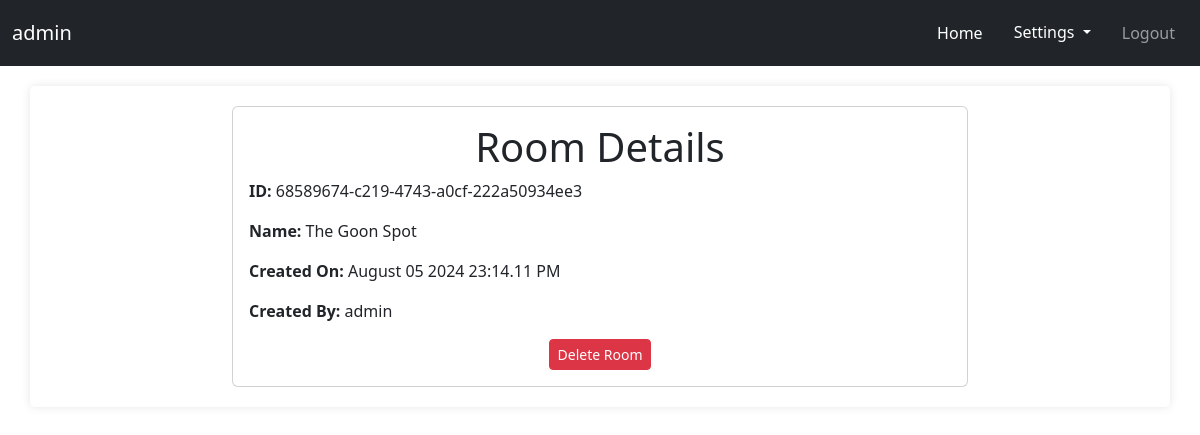
/chat/room-detailed/68589674-c219-4743-a0cf-222a50934ee3 (signed in), run on the app's committed database.
### database/models/sqlalchemy_models.py (models this page shows)
class User(UserMixin, Base):
    __tablename__ = 'users'
    id = Column(String, primary_key=True)
    username = Column(String(100), unique=True)
    password = Column(String(100))
    meta_data = Column(Text)

class ChatRoom(Base):
    __tablename__ = 'chat_rooms'
    id = Column(String, primary_key=True)
    name = Column(String(255), nullable=True)
    creation_date = Column(DateTime, nullable=False)
    room_creator_id = Column(String(255), nullable=False)

### routes/chat.py (the view)
@chat.route('/room-detailed/<string:room_id>')
@login_required
def room_detailed(room_id):
    with database_manager as session:
        room = session.query(database_manager.ChatRoom).filter_by(id=room_id).first()
        room.creation_date_filtered  = room.creation_date.strftime('%B %d %Y %H:%M.%S %p')
        room.room_creator = session.query(database_manager.User).filter_by(id=room.room_creator_id).first()
    return render_template('room-detailed.html', room=room)

### database/db_manager.py (called while the page is built)
    def __enter__(self):
        session_factory = sessionmaker(bind=self.engine)
        session = scoped_session(session_factory)
        self.session = session()
        return self.session

    def __exit__(self, ext_type, exc_value, traceback):
        self.session.close()
        if isinstance(exc_value, Exception):
            self.session.rollback()
            print(f"DATABASE ERROR OCCURRED: {exc_value} ROLLING BACK CHANGES")
        else:
            self.session.commit()
        self.session.close()

### templates/chat/room-detailed.html
{% extends "base.html" %}
{% block content %}
<div class="container">
  <div class="row justify-content-center">
    <div class="col-md-8">
      <div class="card">
        <div class="card-body">
          <h1 class="card-title text-center">Room Details</h1>
          <div class="row">
            <div class="col-md-12">
              <div class="mb-3">
                <strong>ID:</strong> {{ room.id }}
              </div>
              <div class="mb-3">
                <strong>Name:</strong> {{ room.name }}
              </div>
              <div class="mb-3">
                <strong>Created On:</strong> {{ room.creation_date_filtered }}
              </div>
              <div class="mb-3">
                <strong>Created By:</strong> {{ room.room_creator.username }}
              </div>
              <div class="text-center">
                <form action="{{ url_for('api.delete_room', room_id=room.id) }}" method="post" id="contactForm" autocomplete="off">
                  <button type="submit" class="btn btn-danger btn-sm" id="submit-btn">Delete Room</button>
                </form>
              </div>
            </div>
          </div>
        </div>
      </div>
    </div>
  </div>
</div>
{% endblock %}

### templates/navbar.html (shortened to what this page needs)
{% block content %}
    <nav class="navbar navbar-expand-lg navbar-dark bg-dark">
      <div class="container-fluid">
        <a class="navbar-brand" href="{{ url_for('admin.index') }}">{{ current_user.username }}</a>
        <div class="collapse navbar-collapse" id="navbarNav">
          <ul class="navbar-nav ms-auto">
            <li class="nav-item">
              <a class="nav-link active" href="{{ url_for('chat.index') }}">Home</a>
            </li>
            {% if current_user.is_authenticated %}
              <li class="nav-item">
                <div class="dropdown">
                  <button class="btn btn-dark dropdown-toggle" type="button" id="dropdownMenuButton2" data-bs-toggle="dropdown" aria-expanded="false">
                    Settings
                  </button>
                </div>
              </li>
              <li class="nav-item">
                <a class="nav-link" href="{{ url_for('auth.logout') }}">Logout</a>
              </li>
            {% endif %}
          </ul>
        </div>
      </div>
    </nav>
{% endblock %}

### static/css/styles.css (style rules this page uses)
body { font-family: Arial, sans-serif; background-color: #f8f9fa; text-align: center; margin: 0; padding: 0; }
ul, li, label { text-align: center; }
h1, h5 { text-align: center; color: #333; }
a { color: #007BFF; font-size: 18px; }
.container { max-width: 90%; margin: 20px auto; padding: 20px; background-color: #fff; border-radius: 5px; box-shadow: 0 0 10px rgba(0, 0, 0, 0.1); }
.nav-item { margin: 5px; }

### data on the page
User: username "admin", room_creator.username "admin"
ChatRoom: id "68589674-c219-4743-a0cf-222a50934ee3", name "The Goon Spot"

### other printed values
{{ room.creation_date_filtered }} "August 05 2024 23:14.11 PM"
